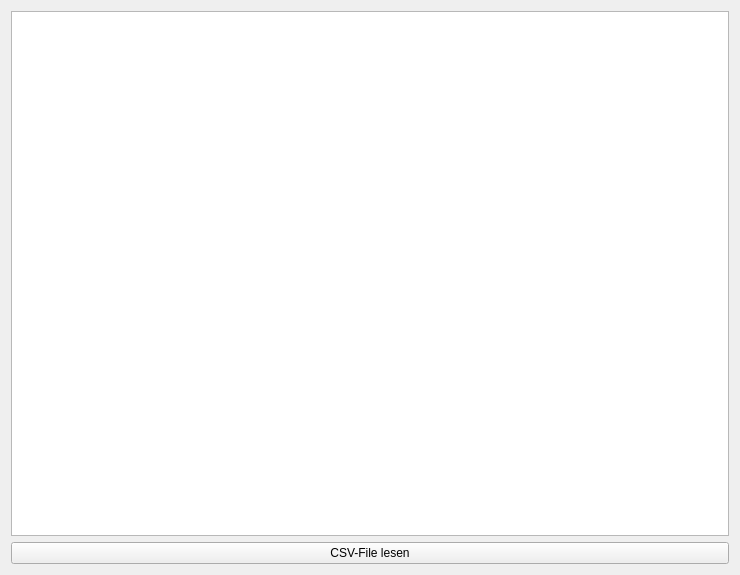
<?xml version="1.0" encoding="UTF-8"?>
<ui version="4.0">
 <class>Form</class>
 <widget class="QWidget" name="Form">
  <property name="geometry">
   <rect>
    <x>0</x>
    <y>0</y>
    <width>740</width>
    <height>575</height>
   </rect>
  </property>
  <property name="windowTitle">
   <string>Form</string>
  </property>
  <layout class="QGridLayout" name="gridLayout">
   <item row="0" column="0">
    <widget class="QTextBrowser" name="out"/>
   </item>
   <item row="1" column="0">
    <widget class="QPushButton" name="read">
     <property name="text">
      <string>CSV-File lesen</string>
     </property>
    </widget>
   </item>
  </layout>
 </widget>
 <resources/>
 <connections/>
</ui>
